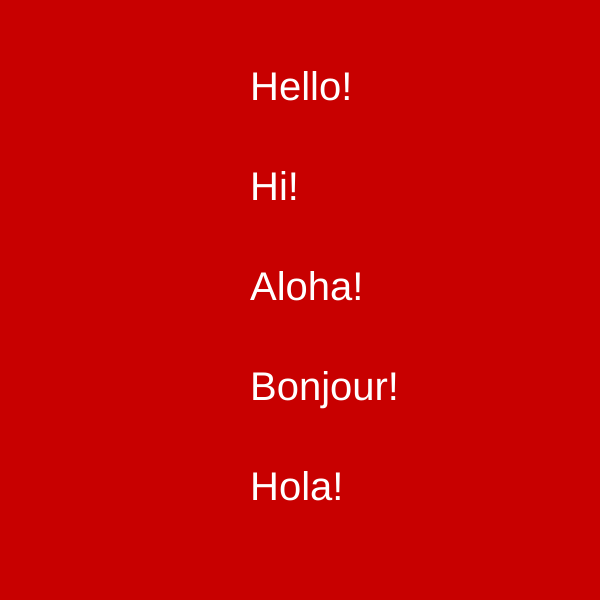
Frame 1 (no input)
Frame 60 (no input): identical to frame 1, image omitted
Frame 120 (the mouse pressed at the canvas centre since frame 60): identical to frame 1, image omitted

The p5.js sketch that drew this single still picture (run headless with seeded random() and noise() and a simulated clock; from frame 60 on, the mouse is pressed at the canvas centre):

// p5.js sketch
// ── sketch.js
var words = ["Hello!", "Hi!", "Aloha!", "Bonjour!", "Hola!"]
function setup() 
{
    createCanvas(600, 600);
}

function draw()
{
    background(200,0,0);
    textSize(40);
    fill(255, 255, 255);
    for(var i =0; i<=4;i++)
    text(words[i], 250, i *100 +100);
}
